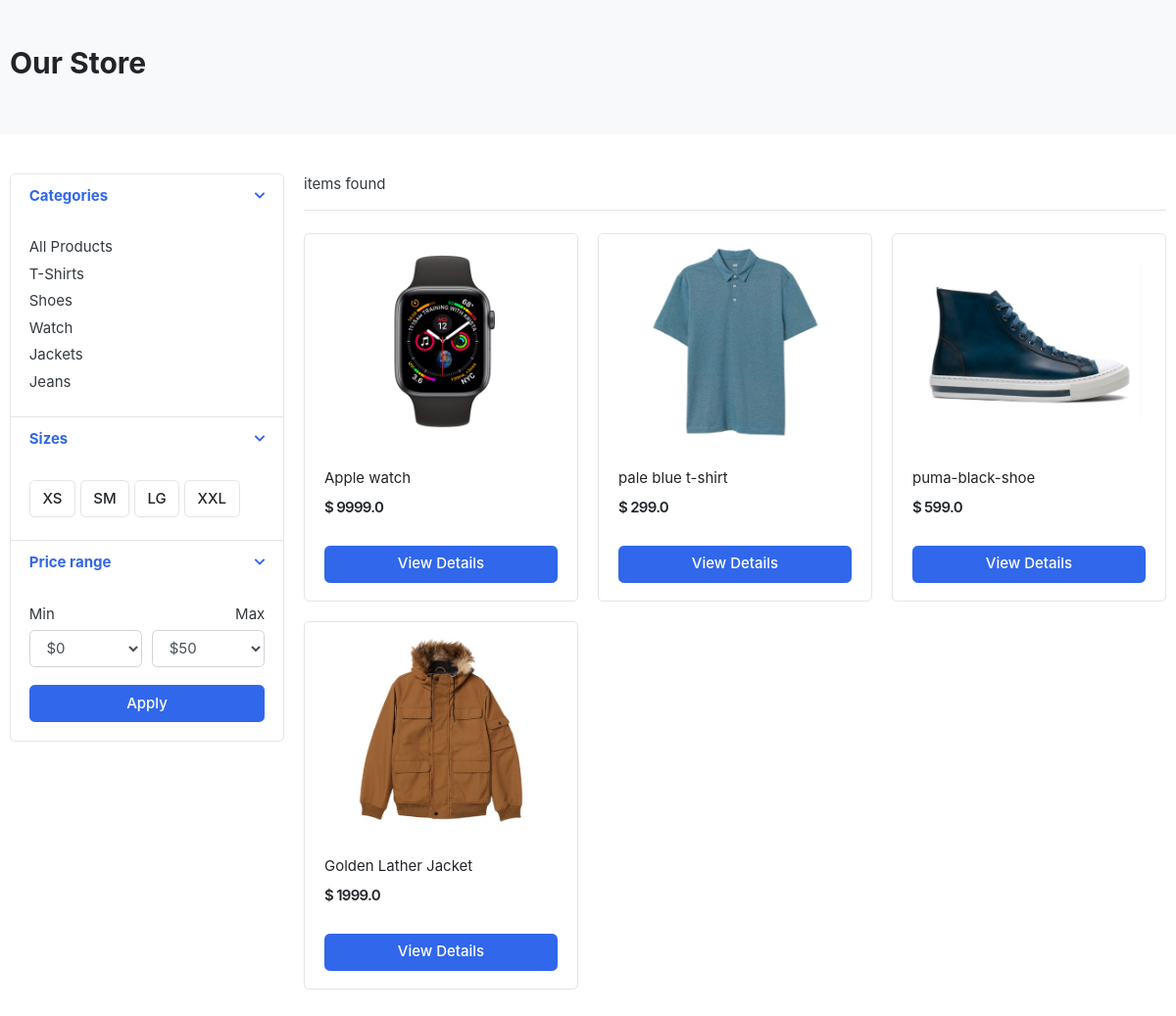
/store/, run on the app's committed database.
### store/models.py (models this page shows, shortened)
class Category(models.Model):
	title = models.CharField(max_length=100)
	slug = models.SlugField()
	banner_image = models.ImageField(upload_to="category/banners")
	class Meta:
		verbose_name_plural = 'Categories'

class Product(models.Model):
	title = models.CharField(max_length=100)
	slug = models.SlugField(max_length=100, unique=True)
	category = models.ForeignKey(Category, on_delete=models.CASCADE)
	image = models.ImageField(upload_to='products/images/')
	price = models.FloatField()
	details = models.TextField()
	quantity = models.IntegerField()
	in_stock = models.BooleanField(default=True)
	date_add = models.DateField(default=timezone.now)

### store/views.py (the view)
# urls.py: path('store/', include('store.urls'), name="store"),
def store(request, **kwargs):
	categories = models.Category.objects.all()
	category_products = models.Product.objects.all()
	args = {
		'categories': categories,
		'category_products': category_products
	}
	try:
		args.update(kwargs.get('context'))
	except:
		pass
	return render(request, 'store.html', context=args)

### store/templates/store.html (shortened to what this page needs)
{% extends 'base.html' %}
{% load static %}
{% block content %}
<section class="section-pagetop bg">
<div class="container">
	{% if 'search' in request.path %}
		<h2 class="title-page">Search Result</h2>
	{% else %}
		<h2 class="title-page">Our Store</h2>
	{% endif %}
</div>
</section>
<section class="section-content padding-y">
<div class="container">
<div class="row">
	<aside class="col-md-3">
<div class="card">
	<article class="filter-group">
		<header class="card-header">
			<a href="#" data-toggle="collapse" data-target="#collapse_1" aria-expanded="true" class="">
				<i class="icon-control fa fa-chevron-down"></i>
				<h6 class="title">Categories</h6>
			</a>
		</header>
		<div class="filter-content collapse show" id="collapse_1" style="">
			<div class="card-body">
				<ul class="list-menu">
					<li><a href="{% url "store:category_all" %}">All Products  </a></li>
					{% for category in categories %}
				<li><a href="{% url "store:category" category.slug %}">{{ category.title }}  </a></li>
					{% endfor %}
				</ul>
			</div>
		</div>
	</article>
	<article class="filter-group">
		<header class="card-header">
			<a href="#" data-toggle="collapse" data-target="#collapse_4" aria-expanded="true" class="">
				<i class="icon-control fa fa-chevron-down"></i>
				<h6 class="title">Sizes </h6>
			</a>
		</header>
		<div class="filter-content collapse show" id="collapse_4" style="">
			<div class="card-body">
			  <label class="checkbox-btn">
			    <span class="btn btn-light"> XS </span>
			  </label>
			  <label class="checkbox-btn">
			    <span class="btn btn-light"> SM </span>
			  </label>
			  <label class="checkbox-btn">
			    <span class="btn btn-light"> LG </span>
			  </label>
			  <label class="checkbox-btn">
			    <span class="btn btn-light"> XXL </span>
			  </label>
		</div>
		</div>
	</article>
	<article class="filter-group">
		<header class="card-header">
			<a href="#" data-toggle="collapse" data-target="#collapse_3" aria-expanded="true" class="">
				<i class="icon-control fa fa-chevron-down"></i>
				<h6 class="title">Price range </h6>
			</a>
		</header>
		<div class="filter-content collapse show" id="collapse_3" style="">
			<div class="card-body">
				<div class="form-row">
				<div class="form-group col-md-6">
				  <label>Min</label>
				  	<select class="mr-2 form-control">
						<option value="0">$0</option>
					</select>
				</div>
				<div class="form-group text-right col-md-6">
				  <label>Max</label>
				  	<select class="mr-2 form-control">
						<option value="50">$50</option>
					</select>
				</div>
				</div>
				<button class="btn btn-block btn-primary">Apply</button>
			</div>
		</div>
	</article>
</div>
	</aside>
	<main class="col-md-9">
<header class="border-bottom mb-4 pb-3">
		<div class="form-inline">
			<span class="mr-md-auto"><b>{{ product_count }}</b> items found </span>
		</div>
</header>
<div class="row">
	{% if category_products %}
	{% for product in category_products %}
	<div class="col-md-4">
		<figure class="card card-product-grid">
			<div class="img-wrap">
				<a href="#"><img src="{{ product.image.url }}"></a>
			</div>
			<figcaption class="info-wrap">
				<div class="fix-height">
					<a href="#" class="title">{{ product.title }}</a>
					<div class="price-wrap mt-2">
						<span class="price">$ {{ product.price }}</span>
					</div>
				</div>
				<a href="#" class="btn btn-block btn-primary">View Details </a>
			</figcaption>
		</figure>
	</div>
	{% endfor %}
	{% else %}
	<div>
		<h2>No result found. Please try again.</h2>
	</div>
	{% endif %}
</div>
	</main>
</div>
</div>
</section>
{% endblock %}

### static/css/ui.css (style rules this page uses)
html { font-family: "Inter", sans-serif; font-size: 15px; }
.img-wrap { text-align: center; display: block; }
.img-wrap img { max-width: 100%; }
.price-wrap { letter-spacing: -0.7px; }
.padding-y { padding-top: 40px; padding-bottom: 40px; }
figure { margin-bottom: 0; }
article:after, .form-group:after { display: block; clear: both; content: ""; }
.bg { background-color: #f8f9fa; }
.title-page { color: #212529; }
.btn-light { background-color: #fff; border-color: #e4e4e4; }
[class*=list-] li:after { visibility: hidden; display: block; content: ""; overflow: hidden; height: 0; clear: both; }
.list-menu { list-style: none; margin: 0; padding-left: 0; }
.list-menu li { margin-bottom: 5px; }
.list-menu a { color: #343a40; }
[class*=card-product] a.title { color: #212529; display: block; }
[class*=card-product] .img-wrap { overflow: hidden; position: relative; }
[class*=card-product] .img-wrap img { height: 100%; max-width: 100%; width: auto; display: inline-block; -o-object-fit: cover; object-fit: cover; }
.card-product-grid { margin-bottom: 20px; }
.card-product-grid .img-wrap { border-radius: 0.2rem 0.2rem 0 0; height: 220px; }
.card-product-grid .info-wrap { overflow: hidden; padding: 18px 20px; }
.card-product-grid .fix-height { height: 80px; overflow: hidden; }
.card .img-wrap { overflow: hidden; }
.price { font-weight: 600; color: #212529; }
.icon-control { margin-top: 5px; float: right; font-size: 80%; }
.card-header .title { margin-bottom: 0; line-height: 1.5; }
.filter-group { border-bottom: 1px solid #e4e4e4; }
.filter-group .card-header { border-bottom: 0; }
.filter-group:last-child { border-bottom: 0; }
.checkbox-btn { position: relative; }
.section-pagetop { padding: 45px 0; }

### data on the page
Category: title "T-Shirts"
Category: title "Shoes"
Category: title "Watch"
Category: title "Jackets"
Category: title "Jeans"
Product: image (picture), title "Apple watch", price "9999.0"
Product: image (picture), title "pale blue t-shirt", price "299.0"
Product: image (picture), title "puma-black-shoe", price "599.0"
Product: image (picture), title "Golden Lather Jacket", price "1999.0"
